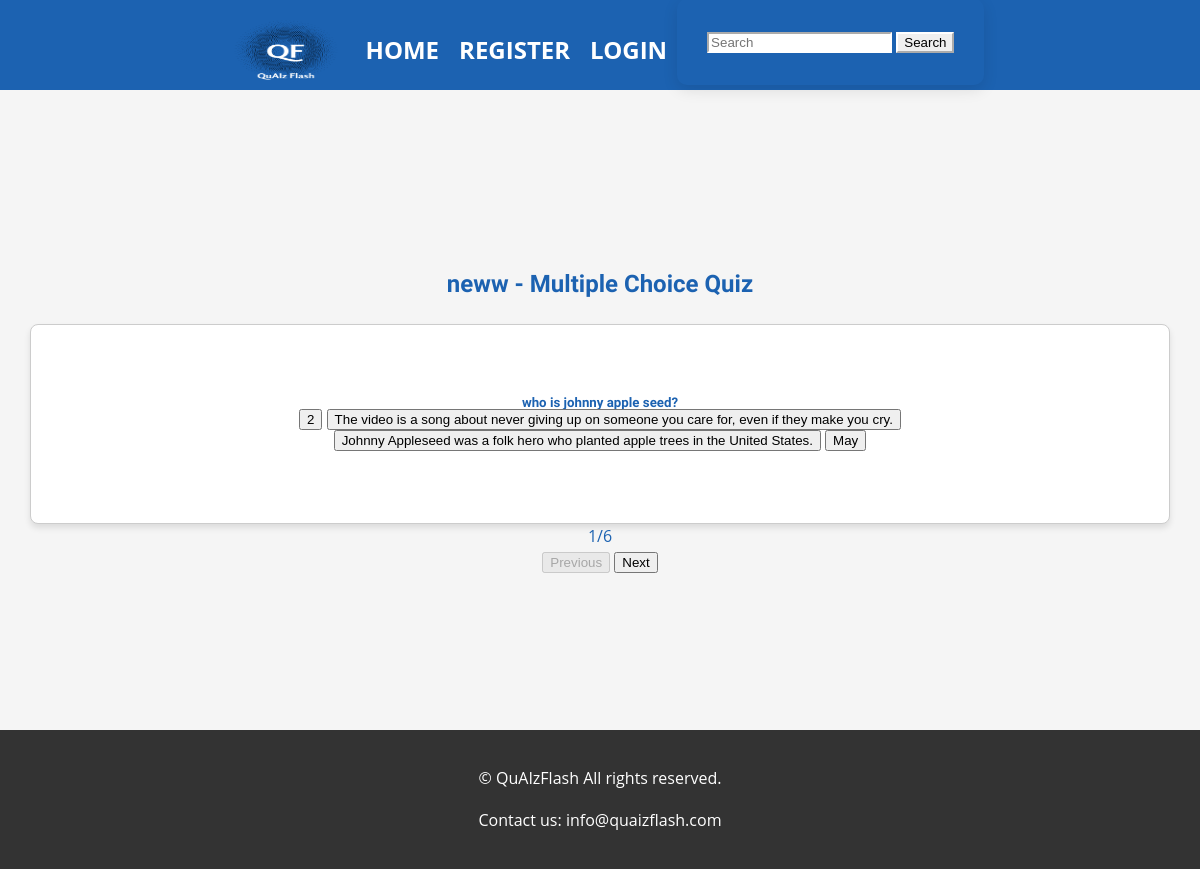
/quiz-set-multiple-choice/1, run on the app's committed database.
### models.py (models this page shows, shortened)
class FlashcardSet(db.Model):
    id = db.Column(db.Integer, primary_key=True)
    title = db.Column(db.String(100), nullable=False)
    description = db.Column(db.String(200))
    user_id = db.Column(db.Integer, db.ForeignKey('user.id'), nullable=False)
    flashcards = db.relationship('Flashcard', backref='flashcard_set', lazy=True)  # Added relationship
    correct_count = db.Column(db.Integer, default=0)  # Add this line
    incorrect_count = db.Column(db.Integer, default=0)  # Add this line
    flashcards = db.relationship('Flashcard', backref='flashcard_set', lazy=True)
    public = db.Column(db.Boolean, default=True)

class Flashcard(db.Model):
    id = db.Column(db.Integer, primary_key=True)
    question = db.Column(db.String(200), nullable=False)
    answer = db.Column(db.String(200), nullable=False)
    user_id = db.Column(db.Integer, db.ForeignKey('user.id'), nullable=False)
    flashcard_set_id = db.Column(db.Integer, db.ForeignKey('flashcard_set.id', name='fk_flashcard_set_id'), nullable=True)  # Added ForeignKey with name

### app.py (the view)
@app.route('/quiz-set-multiple-choice/<int:set_id>')
def quiz_set_multiple_choice(set_id):
    flashcard_set = FlashcardSet.query.get(set_id)
    flashcards = Flashcard.query.filter_by(flashcard_set_id=set_id).all()
    mc_flashcards = []
    for flashcard in flashcards:
        mc_options = [flashcard.answer]
        wrong_options = Flashcard.query.filter(Flashcard.id != flashcard.id).order_by(func.random()).limit(3).all()
        mc_options.extend([wrong_option.answer for wrong_option in wrong_options])
        shuffle(mc_options)
        mc_flashcards.append({
            'question': flashcard.question,
            'answer': flashcard.answer,
            'options': mc_options
        })
    return render_template('quiz_set_multiple_choice.html', title='Multiple Choice Quiz', flashcard_set=flashcard_set, mc_flashcards=mc_flashcards, search_form=SearchSetsForm())

### forms.py
class SearchSetsForm(FlaskForm):
    search_query = StringField('Search Query', validators=[DataRequired()])
    submit = SubmitField('Search')

### templates/quiz_set_multiple_choice.html (shortened to what this page needs)
{% extends "base.html" %}
{% block content %}
  <div class="container">
    <h1>{{ flashcard_set.title }} - Multiple Choice Quiz</h1>
    <div id="mc-flashcard-container" class="text-center">
      {% for mc_flashcard in mc_flashcards %}
        <div class="mc-flashcard" id="mc-flashcard-{{ loop.index }}" style="display: none;" data-answer="{{ mc_flashcard.answer }}">
          <div class="card">
            <div class="card-body">
              <h5 class="card-title question">{{ mc_flashcard.question }}</h5>
              <div class="options">
                {% for option in mc_flashcard.options %}
                  <button class="btn btn-outline-primary mx-1 my-1 option-btn" data-correct="{{ option == mc_flashcard.answer }}" data-clicked="false">{{ option }}</button>
                {% endfor %}
              </div>
            </div>
          </div>
        </div>
      {% endfor %}
    </div>
    <div class="d-flex justify-content-center my-3">
        <div id="counter" class="counter">1/{{ mc_flashcards|length }}</div>
    </div>
    <div class="d-flex justify-content-center my-3">
      <button id="prev-btn" class="btn btn-secondary mx-1" disabled>Previous</button>
      <button id="next-btn" class="btn btn-secondary mx-1" {% if mc_flashcards|length == 1 %}disabled{% endif %}>Next</button>
    </div>
  </div>
{% endblock %}

### static/style.css (style rules this page uses)
body { font-family: 'Roboto', sans-serif; line-height: 1.6; color: #1c62b1; margin: 0; padding: 0; background-color: #f5f5f5; }
h1, h2, h3, h4, h5, h6 { font-family: 'Raleway', sans-serif; }
.container { max-width: 1200px; margin: 0 auto; padding: 0 15px; text-align: center; }
.card { width: 300px; height: 200px; border: 1px solid #ccc; border-radius: 8px; box-shadow: 0 4px 6px rgba(0, 0, 0, 0.1); background-color: #fff; display: flex; flex-direction: column; justify-content: center; align-items: center; padding: 20px; }
.card .card-title, .card .card-text { margin: 0; text-align: center; }
body { font-family: 'Open Sans', sans-serif; }
.card { width: 100%; padding: 25px; box-sizing: border-box; line-height: 1; overflow-wrap: break-word; }

### data on the page
FlashcardSet: title "neww"
Flashcard: question "who is johnny apple seed?", options "2", answer "Johnny Appleseed was a folk hero who planted apple trees in the United States."
Flashcard: answer "The video is a song about never giving up on someone you care for, even if they make you cry."
Flashcard: answer "May"

### other printed values
{{ mc_flashcards|length }} "6"
